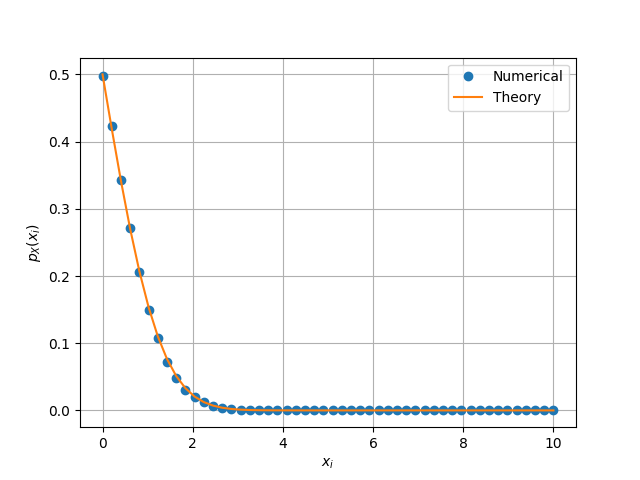

Write Python code to recreate this figure.
from cmath import sqrt
import numpy as np
import matplotlib.pyplot as plt
import math
import mpmath
import scipy
def Q(x):
	return mpmath.erfc(x/math.sqrt(2))/2
def P(x):
    return Q(x)
a=np.linspace(0,10,50)
p=np.loadtxt("Pgen.dat",dtype="double")
with open ("aG.dat","w") as f1:
    for i in range(0,50):
        f1.write(f"{a[i]}\n")   
simlen = int(1e4) 
vec_T_pdf = scipy.vectorize(P)
plt.plot(a,p,'o')
plt.plot(a,vec_T_pdf(a))
plt.grid() #creating the grid
plt.xlabel('$x_i$')
plt.ylabel('$p_X(x_i)$')
plt.legend(["Numerical","Theory"])
plt.show()
